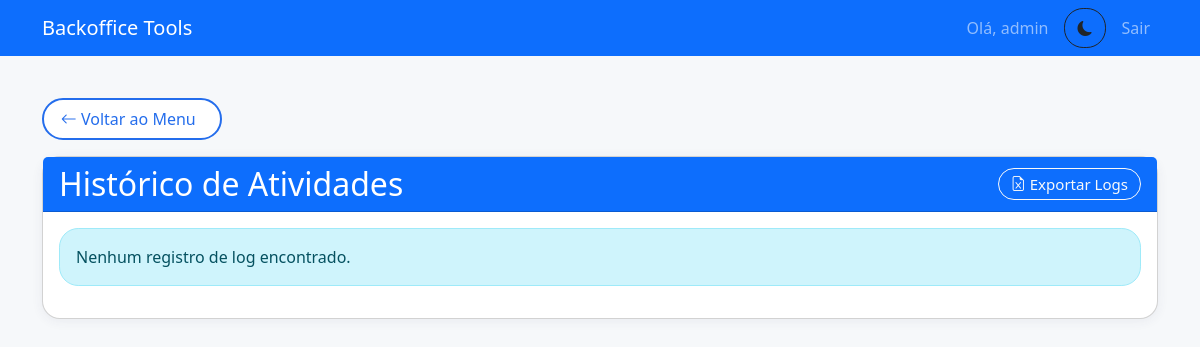
The page /logs (signed in) on the database as committed earlier.
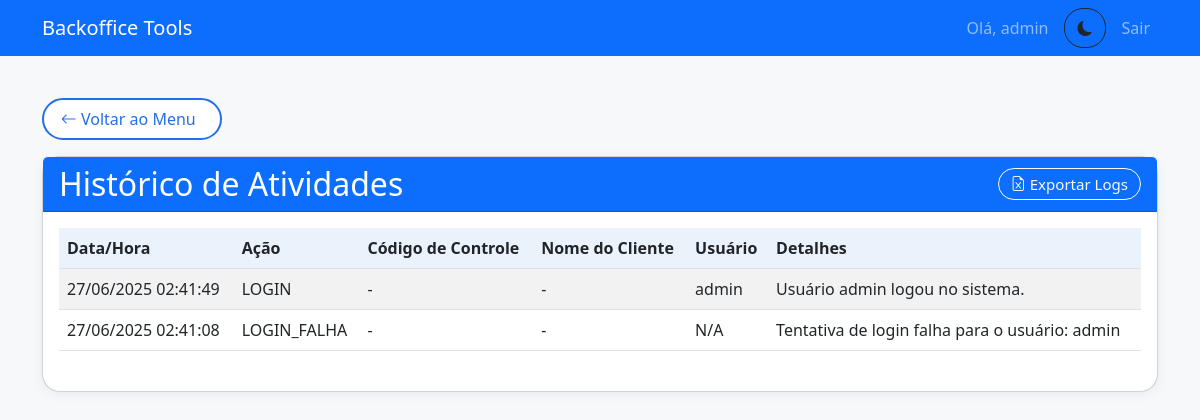
The same page on the database as committed later.
### models.py (models this page shows, shortened)
class Log(db.Model):
    id = db.Column(db.Integer, primary_key=True)
    action = db.Column(db.String(50), nullable=False)
    details = db.Column(db.Text)
    user_id = db.Column(db.Integer, db.ForeignKey('user.id'))
    user = db.relationship('User', backref=db.backref('logs', lazy=True))
    timestamp = db.Column(db.DateTime, default=datetime.utcnow)
    codigo_controle = db.Column(db.String(50), nullable=True)
    nome_cliente = db.Column(db.String(120), nullable=True)

class User(db.Model):
    id = db.Column(db.Integer, primary_key=True)
    username = db.Column(db.String(80), unique=True, nullable=False)
    password_hash = db.Column(db.String(128), nullable=False)
    role_id = db.Column(db.Integer, db.ForeignKey('role.id'), nullable=False)
    role = db.relationship('Role', backref=db.backref('users', lazy=True))

### app.py (the view)
@app.route('/logs')
@permission_required('can_access_logs') # Acesso aos logs
def show_logs():
    if 'username' not in session:
        return redirect(url_for('login'))
    logs = Log.query.options(db.joinedload(Log.user)).order_by(Log.timestamp.desc()).all()
    return render_template('logs.html', logs=logs)

### app.py (called while the page is built)
def permission_required(permission_name):
    def decorator(f):
        @wraps(f)
        def decorated_function(*args, **kwargs):
            if 'username' not in session:
                flash('Você precisa estar logado para acessar esta funcionalidade.', 'danger')
                return redirect(url_for('login'))
            user = User.query.filter_by(username=session['username']).first()
            if user and hasattr(user.role, permission_name) and getattr(user.role, permission_name):
                return f(*args, **kwargs)
            else:
                flash('Você não tem permissão para realizar esta ação ou acessar esta página.', 'danger')
                return redirect(url_for('menu')) # Ou abort(403)
        return decorated_function
    return decorator

### templates/logs.html (shortened to what this page needs)
{% extends "base.html" %}
{% block content %}
<a href="{{ url_for('menu') }}" class="btn btn-outline-primary mb-3">
    <i class="bi bi-arrow-left"></i> Voltar ao Menu
</a>
<div class="card">
    <div class="card-header bg-primary text-white d-flex justify-content-between align-items-center">
        <h2 class="mb-0">Histórico de Atividades</h2>
        <a href="{{ url_for('export_logs') }}" class="btn btn-outline-light btn-sm">
            <i class="bi bi-file-earmark-excel"></i> Exportar Logs
        </a>
    </div>
    <div class="card-body">
        {% if logs %}
        <div class="table-responsive">
            <table class="table table-striped">
                <thead>
                    <tr>
                        <th>Data/Hora</th>
                        <th>Ação</th>
                        <th>Código de Controle</th>
                        <th>Nome do Cliente</th>
                        <th>Usuário</th>
                        <th>Detalhes</th>
                    </tr>
                </thead>
                <tbody>
                    {% for log in logs %}
                    <tr>
                        <td>{{ log.timestamp.strftime('%d/%m/%Y %H:%M:%S') if log.timestamp else '-' }}</td>
                        <td>{{ log.action }}</td>
                        <td>{{ log.codigo_controle or '-' }}</td>
                        <td>{{ log.nome_cliente or '-' }}</td>
                        <td>{{ log.user.username if log.user else 'N/A' }}</td>
                        <td>{{ log.details or '-' }}</td>
                    </tr>
                    {% endfor %}
                </tbody>
            </table>
        </div>
        {% else %}
        <div class="alert alert-info">
            Nenhum registro de log encontrado.
        </div>
        {% endif %}
    </div>
</div>
{% endblock %}

### templates/base.html (shortened to what this page needs)
<!DOCTYPE html>
<html lang="pt-BR">
<head>
    <link href="https://cdn.jsdelivr.net/npm/bootstrap@5.3.0/dist/css/bootstrap.min.css" rel="stylesheet">
    <link rel="stylesheet" href="https://cdn.jsdelivr.net/npm/bootstrap-icons@1.8.0/font/bootstrap-icons.css">
    <link rel="stylesheet" href="{{ url_for('static', filename='styles.css') }}">
</head>
<body class="{% if request.path == url_for('login') %}login-page{% endif %}">
    {% if 'username' in session or request.path == url_for('login') %}
    <nav class="navbar navbar-expand-lg navbar-dark bg-primary">
        <div class="container">
            <a class="navbar-brand" href="{{ url_for('home') }}">Backoffice Tools</a>
            <div class="navbar-nav ms-auto">
                {% if 'username' in session %}
                    <span class="navbar-text me-3">Olá, {{ session['username'] }}</span>
                    <button id="darkModeToggle" class="btn btn-sm {% if body_classes and 'dark-mode' in body_classes %}btn-outline-light{% else %}btn-outline-dark{% endif %} me-2">
                        <i class="bi {% if body_classes and 'dark-mode' in body_classes %}bi-sun-fill{% else %}bi-moon-fill{% endif %}"></i>
                    </button>
                    <a class="nav-link" href="{{ url_for('logout') }}">Sair</a>
                {% else %}
                    <button id="darkModeToggle" class="btn btn-sm btn-outline-light me-2">
                        <i class="bi bi-moon-fill"></i>
                    </button>
                {% endif %}
            </div>
        </div>
    </nav>
    {% endif %}
    <div class="container mt-4">
        {% block content %}{% endblock %}
    </div>
</body>
</html>

### static/styles.css (style rules this page uses)
body { background-color: #f6f8fa; font-family: 'Segoe UI', Arial, sans-serif; }
.card { border-radius: 18px; box-shadow: 0 2px 12px rgba(50, 60, 100, 0.07); }
.card-header { border-radius: 18px 18px 0 0; font-size: 1.15rem; font-weight: 500; }
.table thead th { background-color: #eaf2fb; font-size: 1rem; }
.table td, .table th { vertical-align: middle; }
.btn, .btn-primary, .btn-outline-primary, .btn-outline-info, .btn-outline-success, .btn-outline-warning, .btn-outline-secondary { border-radius: 1.2rem !important; font-weight: 500; font-size: 0.97rem; transition: background 0.18s; box-shadow: none !important; }
.btn-primary, .btn-outline-primary { background-color: #246dec; border-color: #246dec; color: #fff !important; }
.btn-sm { padding: 0.22rem 0.75rem; font-size: 0.94rem; border-radius: 1.2rem; }
a.btn-outline-primary.mb-3 { font-size: 1rem; padding: 0.44rem 1.5rem 0.44rem 1.05rem; border-radius: 1.7rem !important; margin-bottom: 1.3rem; margin-top: 1.1rem; background: #fff; font-weight: 500; border: 2px solid #246dec; color: #246dec !important; transition: background 0.13s, color 0.13s; }
.btn-edit-feriados, #btnFeriados, .btn-modal, .btn-outline-primary { background: #fff; color: #246dec !important; border: 1.5px solid #246dec; border-radius: 1.2rem !important; font-weight: 500; padding: 0.3rem 1.1rem; font-size: 0.97rem; margin-bottom: 0.3em; transition: background .15s, color .15s; }
.table-responsive { padding-bottom: 0.5em; }
.btn-outline-primary, .btn-primary, .btn-warning, .btn-success, .btn-secondary { min-width: 120px; }

### templates/base.html (style rules this page uses)
:root { --bg-light: #f8f9fa; --text-light: #212529; --card-light: #ffffff; --primary-light: #0d6efd; --secondary-light: #6c757d; --bg-dark: #121212; --text-dark: #e0e0e0; --card-dark: #1e1e1e; --primary-dark: #1a4b8c; --secondary-dark: #495057; }

Rows that differ between the two databases and show on the page:
added Log: timestamp "27/06/2025 02:41:49", action "LOGIN", codigo_controle "-", nome_cliente "-", user "admin", details "Usuário admin logou no sistema."
added Log: timestamp "27/06/2025 02:41:08", action "LOGIN_FALHA", codigo_controle "-", nome_cliente "-", user "N/A", details "Tentativa de login falha para o usuário: admin"
Other text that changed with them:
text no longer shown: "Nenhum registro de log encontrado."
text now shown: "Data/Hora Ação Código de Controle Nome do Cliente Usuário Detalhes"
